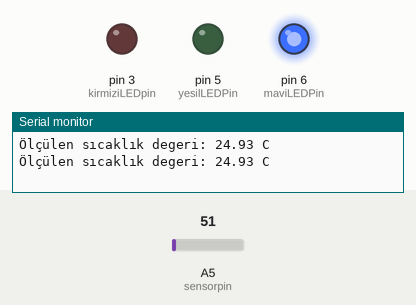
Simulated run of this sketch. Board: Arduino Uno, built with avr-gcc and run on an emulated ATmega328P. On the bench: output pins drawn as LEDs (lit = HIGH), the last lines printed to the serial monitor. Inputs (shaded band) come from the test bench; at power-on: A5 (sensorpin) = 51.

Above: at 2.8 s.
2.9 s: A5 (sensorpin) set to 64
At 5.0 s:
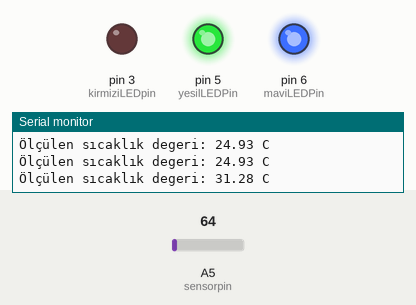
5.6 s: A5 (sensorpin) set to 30
At 6.6 s:
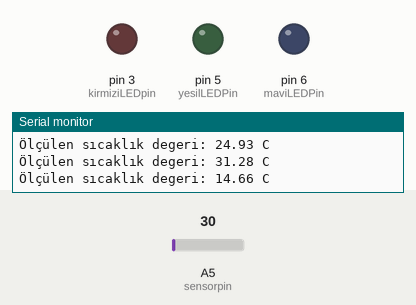
8.3 s: A5 (sensorpin) set to 61
At 10.9 s:
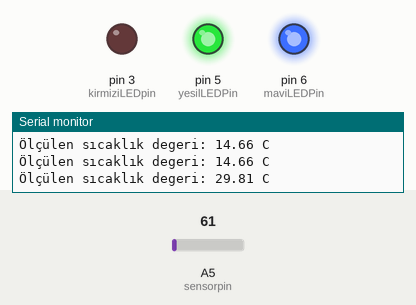
11.5 s: A5 (sensorpin) set to 15
At 12.5 s:
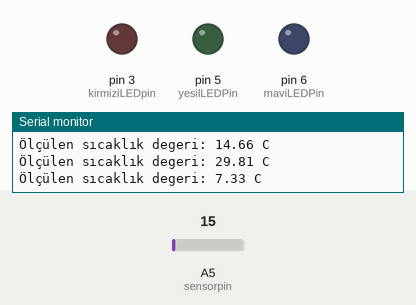
Timing chart, 0 to 14.5 s (numbered marks = the images above; inputs shaded):
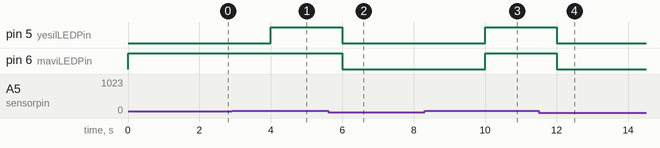

Measured:
- the behaviour switches between 57 and 58 on A5 (sensorpin) (found by bisection; images 0 and 1)
- after the input at 2.9 s, pin 5 (yesilLEDPin): LOW → HIGH after 1.1 s
- after the input at 5.6 s, pin 5 (yesilLEDPin), pin 6 (maviLEDPin): HIGH → LOW after 0.40 s
- after the input at 8.3 s, pin 5 (yesilLEDPin), pin 6 (maviLEDPin): LOW → HIGH after 1.7 s
- after the input at 11.5 s, pin 5 (yesilLEDPin), pin 6 (maviLEDPin): HIGH → LOW after 0.51 s

The sketch:

3.2.2.2._RGB_led_sicaklik_lm35.ino
```cpp
float LM35deger; //LM35 çıkışındaki büyüklüğü ölçmek için LM35 isminde bir değişken tanımlanır.
float analogdeger; //analogdeger isimli bir değişken tanımlanır.
int sensorpin = 5; //LM35 pini tanımlanır.
// 3,5 ve 6 nolu pinlere sırasıyla kırmızı, yeşil ve mavi LED çıkışları tanımlanır.
int kirmiziLEDpin = 3;
const int yesilLEDPin = 5;
const int maviLEDPin = 6;

void setup()
{
Serial.begin(9600); //Seri veri iletişimi başlatılır.
//kırmızı, yeşil ve mavi LED pinleri çıkış olarak tanımlanır.
pinMode(kirmiziLEDpin, OUTPUT);
pinMode(yesilLEDPin, OUTPUT);
pinMode(maviLEDPin, OUTPUT);
}

void loop()
{
analogdeger = analogRead(sensorpin); //LM35 çıkışından(A5) okunan analog sayı analogdeger isimli değişkene atanır.
analogdeger = (analogdeger/1023)*5000;//0-1023 arası okunan analog değer mV'a dönüştr
LM35deger = analogdeger /10; // Okunan mV  sicakliğa dönüştürülerek LM35 isimli değişkene atanır.
if(LM35deger<16)//beyaz yanar
{
digitalWrite(maviLEDPin, LOW);
digitalWrite(yesilLEDPin, LOW);
digitalWrite(kirmiziLEDpin, LOW);
}
else if (LM35deger<20)//yeşil yanar
{
digitalWrite(maviLEDPin, HIGH);
digitalWrite(yesilLEDPin, LOW);
digitalWrite(kirmiziLEDpin, HIGH);
}
else if (LM35deger<24)//mavi yanar
{
digitalWrite(maviLEDPin, LOW);
digitalWrite(yesilLEDPin, HIGH);
digitalWrite(kirmiziLEDpin, HIGH);
}
else if (LM35deger<28) //sarı yanar
{
digitalWrite(maviLEDPin, HIGH);
digitalWrite(yesilLEDPin, LOW);
digitalWrite(kirmiziLEDpin, LOW);
}
else //kırmızı yanar
{
digitalWrite(maviLEDPin, HIGH);
digitalWrite(yesilLEDPin, HIGH);
digitalWrite(kirmiziLEDpin, LOW);
}
Serial.print("Ölçülen sıcaklık degeri: "); //Seri port ekranına  "Ölçülen sıcaklık degeri:" yazdırılır.
Serial.print (LM35deger); //LM35'den okunan değer seriport ekranına yazdırılır.
Serial.println (" C");
delay (2000); //sensörden okuma her 2 saniyede bir gerçekleşir.
}
```
